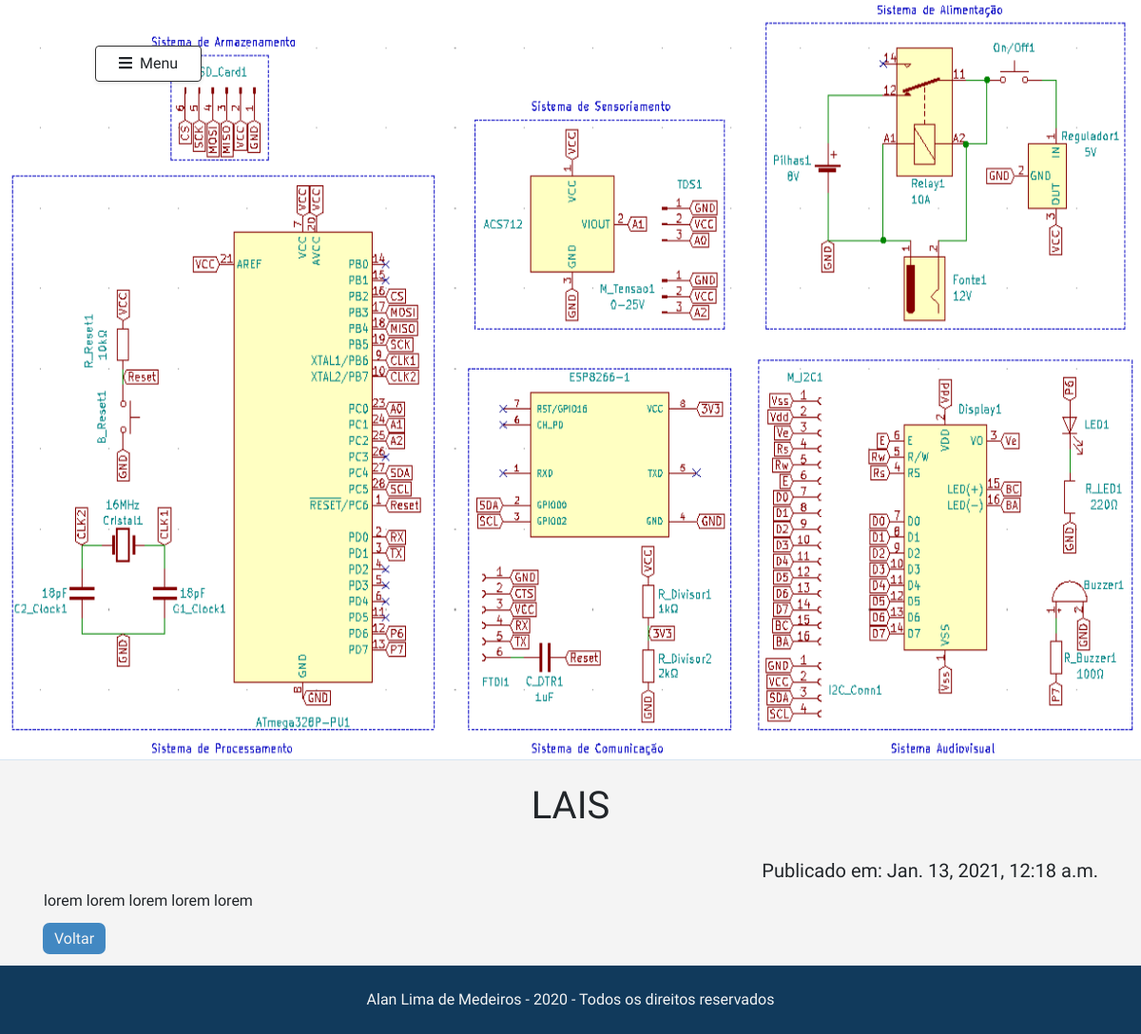
The app's page /portfolio/projeto/lais with its own data.
### portfolio_posts/models.py (models this page shows, shortened)
class GaleriaProjeto(models.Model):
    projeto = models.ForeignKey(Projeto, on_delete=models.CASCADE, related_name="Imagem_projeto", null=True, blank=True)
    imagem = models.ImageField('Imagem', upload_to='portfolio_posts/images', blank=True, null=True)
    title = models.CharField('Título da imagem', max_length=100, blank=True, null=True)

class Projeto(models.Model):
    proj_title = models.CharField('Título', max_length=200)
    proj_slug = models.SlugField('Atalho')
    proj_area = models.CharField('Área', max_length=100, null=True, blank=True)
    proj_text = models.TextField('Texto')
    proj_img1 = models.ImageField(upload_to='portfolio_posts/images', verbose_name='Imagem1', null=True, blank=True)
    proj_published_date = models.DateTimeField(default=timezone.now)
    class Meta:
        verbose_name = 'Projeto'
        verbose_name_plural = 'Projetos'
        ordering = ['proj_published_date']

### portfolio_posts/views.py (the view)
# urls.py: path('projeto/<slug>', views.details_projeto, name='details_projeto'),
def details_projeto(request, slug):
	project = get_object_or_404(Projeto, proj_slug=slug)
	template_name = 'portfolio_posts/details_projeto.html'
	context = {
        'project': project
    }
	return render(request, template_name, context)

### portfolio_posts/templates/portfolio_posts/details_projeto.html (shortened to what this page needs)
{% load static %}
<!DOCTYPE html>
<html>
<head>
    <link rel="stylesheet" href="{% static 'css/bootstrap1.css' %}">
    <link rel="stylesheet" href="{% static 'css/style1.css' %}">
</head>
<body>
    <section class="inicio">
        <button type="button" class="btn btn-light bg-white rounded-pill shadow-sm px-4 my-5" onclick="openNav()" style="position: fixed; z-index: 3; border: 1px solid #323232"><i class="fa fa-bars mr-2"></i>Menu</button>
    </section>
    <section id="carouselInitial2" class="carousel slide carousel-big" data-ride="carousel" style="background-color: #4288C2;">
        <ol class="carousel-indicators">
            <li data-target="#carouselInitial2" data-slide-to="0" class="active"></li>
            {% for imagem in project.Imagem_projeto.all %}
            <li data-target="#carouselInitial2" data-slide-to="i+1"></li>
            {% endfor %}
        </ol>
        <div class="carousel-inner center-block">
            <div class="carousel-item active">
                <img src="{{project.proj_img1.url}}" class="img-fluid d-block" style="height: 100vh;">
            </div>
            <a href="#carouselInitial2" class="carousel-control-prev" role="button" data-slide="prev">
                <span class="carousel-control-prev-icon"></span>
            </a>
            <a href="#carouselInitial2" class="carousel-control-next" role="button" data-slide="next">
                <span class="carousel-control-next-icon"></span>
            </a>
        </div>
    </section>
    <section class="text-details" style="background-color: #f4f4f4;" id="info">
        <div class="container">
            <h1 class="text-center py-4">{{project.proj_title}}</h1>
            <div class="row">
                <div class="col-12">
                    <h5 class="text-right">Publicado em: {{project.proj_published_date}}</h5>
                </div>
            </div>
            <div class="row text-justify pl-3">
                <p class="pt-3 ">{{project.proj_text|linebreaks}}</p>
            </div>
            <a class="mb-2" href="{% url 'portfolio_posts:index' %}">Voltar</a>
        </div>
    </section>
    <footer class="bg-primary pb-2 pt-4 mt-3">
        <div class="container">
            <p class="text-center" style="color: #f4f4f4;">Alan Lima de Medeiros - 2020 - Todos os direitos reservados</p>
        </div>
    </footer>
</body>
</html>

### core/static/css/style1.css (style rules this page uses)
* { font-family: 'Asap', sans-serif; scroll-behavior: smooth; }
html { scroll-behavior: smooth; }
body { background-color: #f4f4f4; scroll-behavior: smooth; }
.text-details a { background-color: #4288C2; padding: 7px 12px; border-radius: 7px; color: #f4f4f4; text-decoration: none; }
.inicio button { margin-left: 100px; }

### portfolio_posts/templates/portfolio_posts/details_projeto.html (style rules this page uses)
.carousel-inner>.carousel-item>img { margin: auto; }

### records on screen
Projeto: proj_img1 (picture), proj_title "LAIS", proj_published_date "Jan. 13, 2021, 12:18 a.m.", proj_text "lorem lorem lorem lorem lorem"
